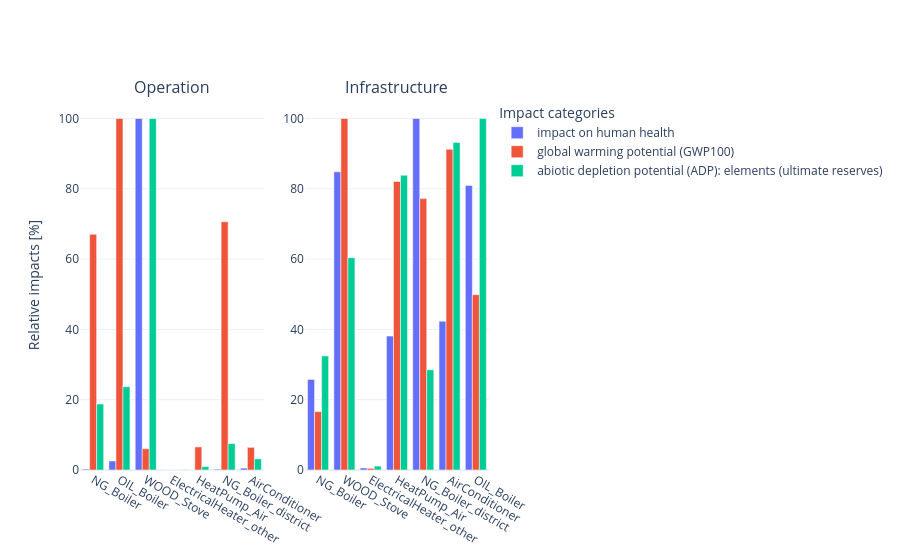

Here is the notebook cell this chart was saved with:
### Code cell
plot.plot_indicators_of_technologies_for_several_impact_categories(
    technologies_list=visualise_technologies,
    impact_categories_list=[
        ('EF v3.1', 'particulate matter formation', 'impact on human health'),
        ('EF v3.1', 'climate change', 'global warming potential (GWP100)'),
        ('EF v3.1', 'material resources: metals/minerals', 'abiotic depletion potential (ADP): elements (ultimate reserves)'),
    ]
)

### Figure 1 — Plotly figure (JSON) as saved in the notebook; plotly's stock layout.template omitted (floating-point values rounded to 4 significant figures)
{"data": [{"customdata": [2.345e-10, 2.28e-09, 8.923e-08, 0.0, 8.094e-12, 2.269e-10, 4.794e-10], "hovertemplate": "<br><b>Technology</b>: %{x}</br><b>Relative value</b>: %{y:.2f}%</br><b>Physical value</b>: %{customdata:.2e} disease incidence</br>", "marker": {"color": "#636EFA"}, "name": "impact on human health", "type": "bar", "x": ["NG_Boiler", "OIL_Boiler", "WOOD_Stove", "ElectricalHeater_other", "HeatPump_Air", "NG_Boiler_district", "AirConditioner"], "xaxis": "x", "y": [0.2629, 2.555, 100.0, 0.0, 0.009071, 0.2543, 0.5373], "yaxis": "y"}, {"customdata": [0.21, 0.3132, 0.01895, 0.0, 0.02055, 0.2212, 0.02018], "hovertemplate": "<br><b>Technology</b>: %{x}</br><b>Relative value</b>: %{y:.2f}%</br><b>Physical value</b>: %{customdata:.2e} kg CO2-Eq</br>", "marker": {"color": "#EF553B"}, "name": "global warming potential (GWP100)", "type": "bar", "x": ["NG_Boiler", "OIL_Boiler", "WOOD_Stove", "ElectricalHeater_other", "HeatPump_Air", "NG_Boiler_district", "AirConditioner"], "xaxis": "x", "y": [67.07, 100.0, 6.051, 0.0, 6.563, 70.62, 6.444], "yaxis": "y"}, {"customdata": [4.111e-08, 5.186e-08, 2.188e-07, 0.0, 2.118e-09, 1.644e-08, 6.948e-09], "hovertemplate": "<br><b>Technology</b>: %{x}</br><b>Relative value</b>: %{y:.2f}%</br><b>Physical value</b>: %{customdata:.2e} kg Sb-Eq</br>", "marker": {"color": "#00CC96"}, "name": "abiotic depletion potential (ADP): elements (ultimate reserves)", "type": "bar", "x": ["NG_Boiler", "OIL_Boiler", "WOOD_Stove", "ElectricalHeater_other", "HeatPump_Air", "NG_Boiler_district", "AirConditioner"], "xaxis": "x", "y": [18.78, 23.7, 100.0, 0.0, 0.9677, 7.512, 3.175], "yaxis": "y"}, {"customdata": [2.78e-06, 9.156e-06, 6.28e-08, 4.111e-06, 1.079e-05, 4.568e-06, 8.739e-06], "hovertemplate": "<br><b>Technology</b>: %{x}</br><b>Relative value</b>: %{y:.2f}%</br><b>Physical value</b>: %{customdata:.2e} disease incidence</br>", "marker": {"color": "#636EFA"}, "name": "impact on human health", "showlegend": false, "type": "bar", "x": ["NG_Boiler", "WOOD_Stove", "ElectricalHeater_other", "HeatPump_Air", "NG_Boiler_district", "AirConditioner", "OIL_Boiler"], "xaxis": "x2", "y": [25.76, 84.83, 0.5819, 38.09, 100.0, 42.32, 80.96], "yaxis": "y2"}, {"customdata": [24.54, 147.7, 0.7116, 121.3, 114.1, 134.8, 73.68], "hovertemplate": "<br><b>Technology</b>: %{x}</br><b>Relative value</b>: %{y:.2f}%</br><b>Physical value</b>: %{customdata:.2e} kg CO2-Eq</br>", "marker": {"color": "#EF553B"}, "name": "global warming potential (GWP100)", "showlegend": false, "type": "bar", "x": ["NG_Boiler", "WOOD_Stove", "ElectricalHeater_other", "HeatPump_Air", "NG_Boiler_district", "AirConditioner", "OIL_Boiler"], "xaxis": "x2", "y": [16.61, 100.0, 0.4817, 82.11, 77.21, 91.23, 49.87], "yaxis": "y2"}, {"customdata": [0.0009865, 0.001836, 3.398e-05, 0.002549, 0.0008669, 0.002833, 0.00304], "hovertemplate": "<br><b>Technology</b>: %{x}</br><b>Relative value</b>: %{y:.2f}%</br><b>Physical value</b>: %{customdata:.2e} kg Sb-Eq</br>", "marker": {"color": "#00CC96"}, "name": "abiotic depletion potential (ADP): elements (ultimate reserves)", "showlegend": false, "type": "bar", "x": ["NG_Boiler", "WOOD_Stove", "ElectricalHeater_other", "HeatPump_Air", "NG_Boiler_district", "AirConditioner", "OIL_Boiler"], "xaxis": "x2", "y": [32.45, 60.4, 1.118, 83.85, 28.51, 93.17, 100.0], "yaxis": "y2"}], "layout": {"annotations": [{"font": {"size": 16}, "showarrow": false, "text": "Operation", "x": 0.225, "xanchor": "center", "xref": "paper", "y": 1, "yanchor": "bottom", "yref": "paper"}, {"font": {"size": 16}, "showarrow": false, "text": "Infrastructure", "x": 0.775, "xanchor": "center", "xref": "paper", "y": 1, "yanchor": "bottom", "yref": "paper"}], "barmode": "group", "legend": {"title": {"text": "Impact categories"}}, "showlegend": true, "xaxis": {"anchor": "y", "domain": [0, 0.45]}, "xaxis2": {"anchor": "y2", "domain": [0.55, 1]}, "yaxis": {"anchor": "x", "domain": [0, 1], "title": {"text": "Relative impacts [%]"}}, "yaxis2": {"anchor": "x2", "domain": [0, 1]}}}
